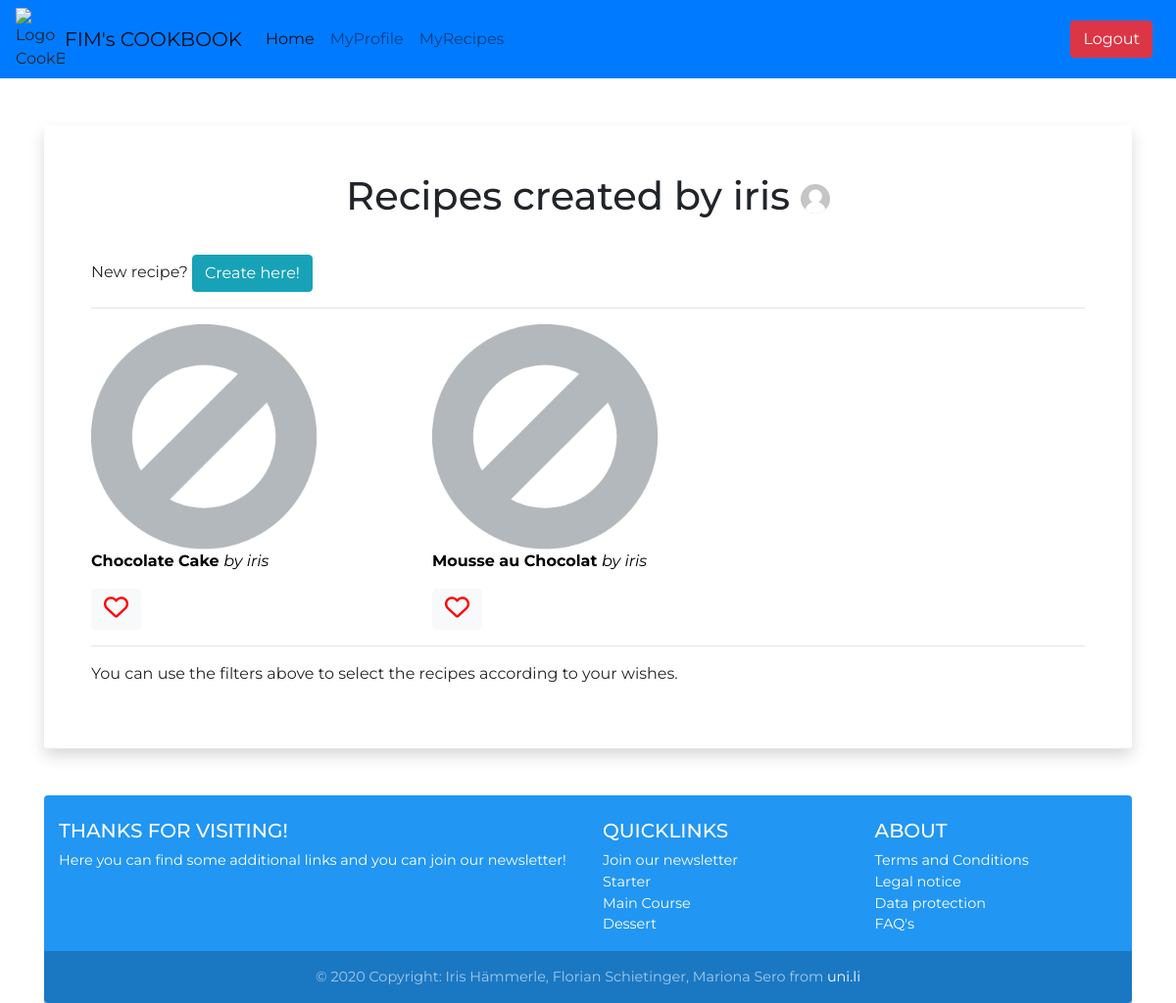
Before: /myrecipes/ (signed in) with the older database file.
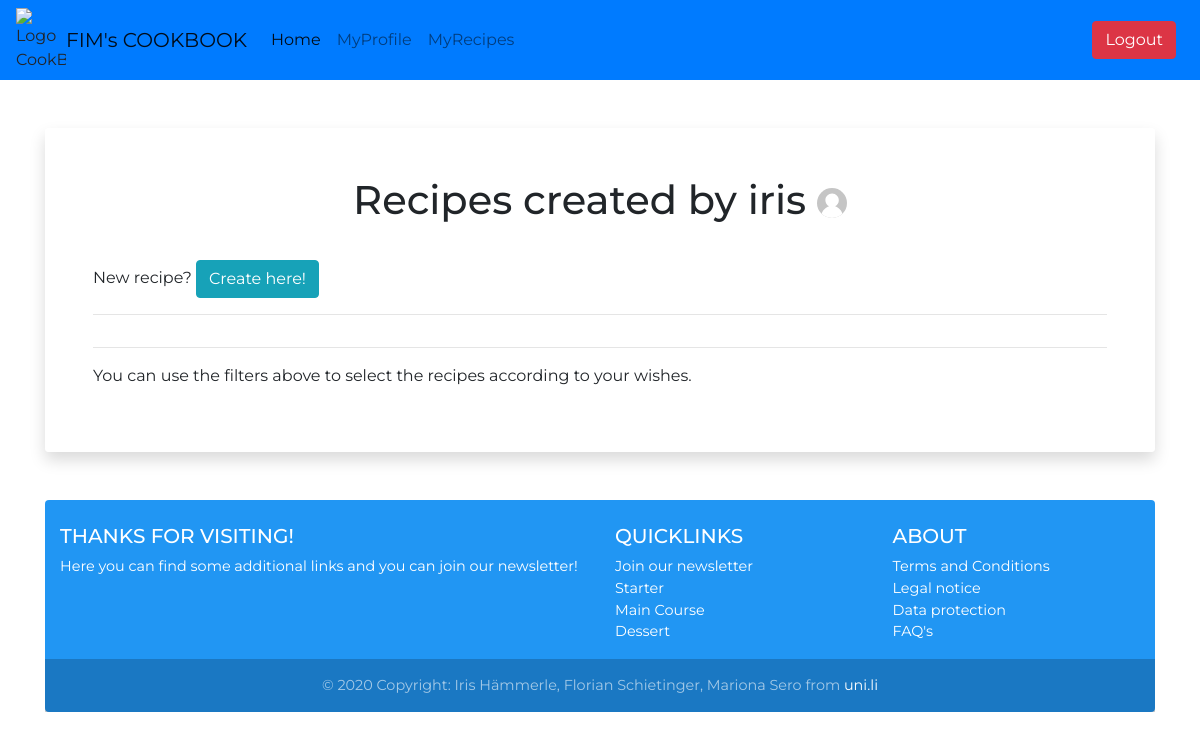
After: the same page with the newer database file.
### myRecipeApp/models.py (models this page shows, shortened)
class Recipe(models.Model):
    RecipeId = models.BigAutoField(primary_key=True,
                                   verbose_name="Unique RecipeId"
                                   )
    RecipeName = models.CharField(verbose_name="Recipe Name",
                                  max_length=300
                                  )
    Picture = models.ImageField(verbose_name="Recipe Picture",
                                blank=True,
                                upload_to="upload/"
                                )
    UserId = models.ForeignKey(settings.AUTH_USER_MODEL,
                               verbose_name="Author",
                               on_delete=models.PROTECT
                               )
    Energy = models.PositiveIntegerField(verbose_name="Calories",
                                         blank=True)
    UnitId = models.ForeignKey(Unit,
                               verbose_name="Unit of Energy",
                               on_delete=models.PROTECT
                               )
    NumberPeople = models.PositiveSmallIntegerField(verbose_name="Number of People",
                                                    blank=True)

### myRecipeApp/views.py (the view)
# urls.py: path('myrecipes/', created_recipes_user_temp),
def created_recipes_user_temp(httprequest, *args, **kwargs):
    recipes = Recipe.objects.filter(UserId=httprequest.user.id)
    categories = Category.objects.all
    context = {
        "allRecipes": recipes,
        "categories": categories
    }
    return render(httprequest, 'myCreatedRecipes.html', context)

### myRecipeApp/templates/myCreatedRecipes.html
{% extends 'base.html' %}
{% block titleContent %}
    {% if user.is_authenticated %}
        <h1 class="title text-center h1"> Recipes created by {{ user.get_username }}
            {% if  Profile.Picture  == True %}
                <img id="profile-image" class="profile-image img-circle rounded-circle" src="{{ Profile.Picture.url }}" alt="Profil_Picture"/>
            {% else %}
                {% load static %}
                <img id="profile-image" class="profile-image img-circle rounded-circle"
                     src="{% static "images/no-profile.svg" %}"
                     alt="Icon no image existing"/>
            {% endif %}
        </h1>
    {% endif %}
{% endblock %}
{% block mainContent %}
    <form action="{% url 'add-recipe' %}">
        <span> New recipe? </span>
        <input type="submit" class="btn btn-info" value="Create here!"/>
    </form>
    <hr>
    <div class="allRecipes">
        <div class="row">
            {% for recipe in allRecipes %}
                {% if forloop.counter|divisibleby:3 %}
                    {% include 'recipe_for_grid.html' %}
                    </div>
                    {% if not forloop.last %}
                        <br>
                        <div class="row">
                    {% endif %}
                {% else %}
                    {% include 'recipe_for_grid.html' %}
                {% endif %}
            {% endfor %}
            </div>
    </div>
{% endblock %}
{% block sideContent %}
    <p> You can use the filters above to select the recipes according to your wishes.</p>
{% endblock %}

### myStartpageApp/templates/recipe_for_grid.html (shortened to what this page needs)
<div class="col-md-4">
    <a class="recipe-link" href="/viewrecipe/{{ recipe.RecipeId }}">
        {% if recipe.Picture %}
        <img class="img-responsive img-circle rounded" style="max-width: 230px;" src="{{ recipe.Picture.url }}"
             alt="Picture from recipe">
        {% else %}
        {% load static %}
        <img class="img-responsive img-circle rounded" style="max-width: 230px;"
             src="{% static " images/no-image-icon-8.jpg" %}"
        alt="Icon no image existing">
        {% endif %}
        <br>
        <p><span class="center-block">{{ recipe.RecipeName }}</span>
            <span style="font-weight: normal; font-style: italic ">by {{ recipe.UserId.username }}</span>
        </p>
    </a>
    <form method="POST" action="/add_recipe_to_favourites/">
        <button class="btn btn-light" type="submit"><i class="heart fa fa-heart-o"></i></button>
    </form>
</div>

Changed rows visible on the page:
removed Recipe: RecipeName "Chocolate Cake", UserId.username "iris"
removed Recipe: RecipeName "Mousse au Chocolat", UserId.username "iris"
